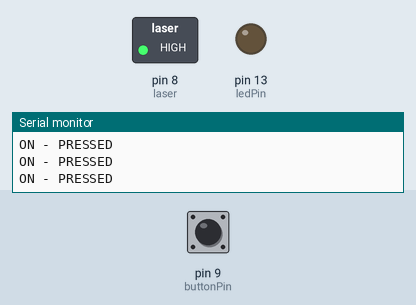
This sketch was run on a simulated Arduino Uno, built with avr-gcc and run on an emulated ATmega328P. Shown: switched loads named in the sketch (green lamp = pin HIGH), output pins drawn as LEDs (lit = HIGH), the last lines printed to the serial monitor. Dashed ring = blinking. Inputs (shaded band) come from the test bench; at power-on: pin 9 (buttonPin) LOW.

Above: at 1.2 s.
1.3 s: pin 9 (buttonPin) pulled HIGH for 0.15 s
At 1.38 s:
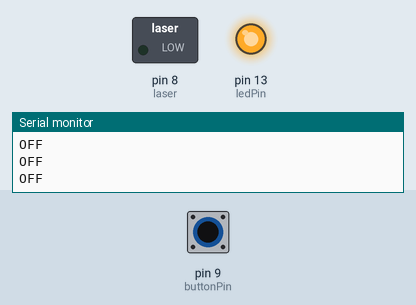
2.9 s: pin 9 (buttonPin) pulled HIGH for 1 s
At 5.3 s:
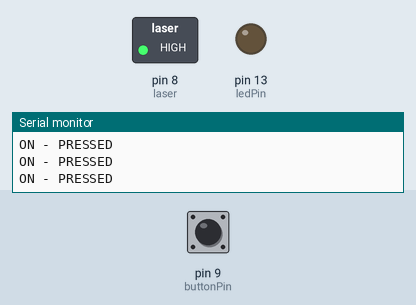
6.9 s: pin 9 (buttonPin) pulled HIGH for 3.2 s
At 7.2 s:
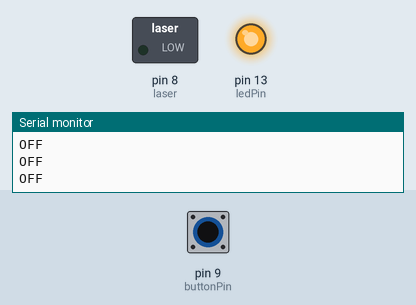
13.1 s: pin 9 (buttonPin) pulsed HIGH 2 times (0.12 s each, 0.3 s apart)
At 13.32 s:
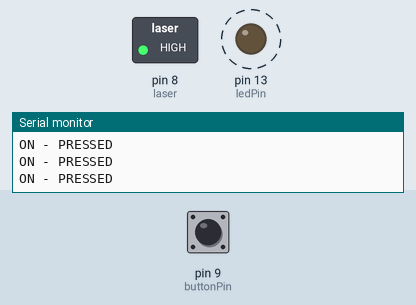
16.7 s: pin 9 (buttonPin) pulsed HIGH 5 times (0.12 s each, 0.3 s apart)
At 19.2 s:
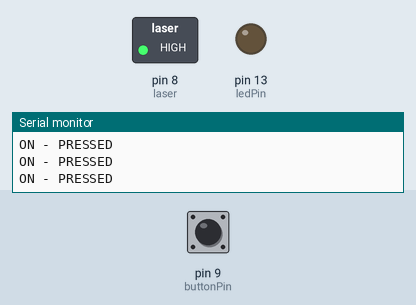
Timing chart, 0 to 20.7 s (numbered marks = the images above; inputs shaded):
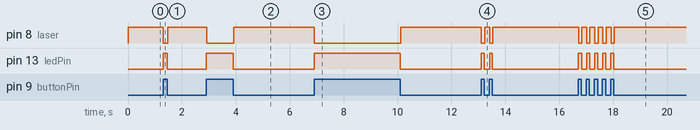

Measured:
- after the input at 1.3 s, pin 8 (laser): HIGH → LOW at once, → HIGH 0.16 s later; pin 13 (ledPin): LOW → HIGH at once, → LOW 0.15 s later
- after the input at 2.9 s, pin 8 (laser): HIGH → LOW at once, → HIGH 1.0 s later; pin 13 (ledPin): LOW → HIGH at once, → LOW 0.99 s later
- after the input at 6.9 s, pin 8 (laser): HIGH → LOW at once, → HIGH 3.2 s later; pin 13 (ledPin): LOW → HIGH at once, → LOW 3.2 s later
- after the input at 13.1 s, pin 8 (laser): alternates HIGH for 0.18 s and LOW for 0.12 s, 4 changes in all, then stays HIGH, starting at once; pin 13 (ledPin): alternates HIGH for 0.11 s and LOW for 0.19 s, 4 changes in all, then stays LOW, starting at once
- after the input at 16.7 s, pin 8 (laser): alternates HIGH for 0.18 s and LOW for 0.12 s, 10 changes in all, then stays HIGH, starting at once; pin 13 (ledPin): alternates HIGH for 0.11 s and LOW for 0.19 s, 10 changes in all, then stays LOW, starting at once

The sketch:

laserPres.ino
```cpp
const int buttonPin = 9;     // the number of the pushbutton pin
const int ledPin =  13;      // the number of the LED pin
int laser  = 8;

// variables will change:
int buttonState = 0;         // variable for reading the pushbutton status

void setup() {
  Serial.begin(9600);
  // initialize the LED pin as an output:
  pinMode(ledPin, OUTPUT);
  // initialize the pushbutton pin as an input:
  pinMode(buttonPin, INPUT);
  pinMode(laser, OUTPUT);
}

void loop() {
  // read the state of the pushbutton value:
  buttonState = digitalRead(buttonPin);

  // check if the pushbutton is pressed.
  // if it is, the buttonState is HIGH:
  if (buttonState == HIGH) {
    // turn LED on:
    digitalWrite(ledPin, HIGH);
    Serial.println("OFF");
        digitalWrite(laser, LOW);

  } else {
    // turn LED off:
    digitalWrite(ledPin, LOW);
    Serial.println("ON - PRESSED");
        digitalWrite(laser, HIGH);

  }
}
```
